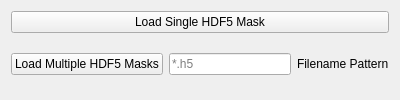
<?xml version="1.0" encoding="UTF-8"?>
<ui version="4.0">
 <class>HDF5MaskLoader_Widget</class>
 <widget class="QWidget" name="HDF5MaskLoader_Widget">
  <property name="geometry">
   <rect>
    <x>0</x>
    <y>0</y>
    <width>400</width>
    <height>100</height>
   </rect>
  </property>
  <property name="windowTitle">
   <string>Form</string>
  </property>
  <layout class="QVBoxLayout" name="verticalLayout">
   <item>
    <widget class="QPushButton" name="load_single_hdf5_mask_button">
     <property name="text">
      <string>Load Single HDF5 Mask</string>
     </property>
    </widget>
   </item>
   <item>
    <layout class="QHBoxLayout" name="horizontalLayout">
     <item>
      <widget class="QPushButton" name="load_multi_hdf5_mask_button">
       <property name="text">
        <string>Load Multiple HDF5 Masks</string>
       </property>
      </widget>
     </item>
     <item>
      <widget class="QLineEdit" name="multi_hdf5_name_pattern_text">
       <property name="placeholderText">
        <string>*.h5</string>
       </property>
      </widget>
     </item>
     <item>
      <widget class="QLabel" name="label_pattern">
       <property name="text">
        <string>Filename Pattern</string>
       </property>
      </widget>
     </item>
    </layout>
   </item>
  </layout>
 </widget>
 <resources/>
 <connections/>
</ui> 
